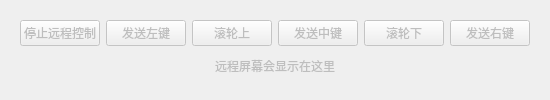
      <widget class="QWidget" name="tab_remoteControl">
       <attribute name="title">
        <string>远程控制</string>
       </attribute>
       <layout class="QGridLayout" name="gridLayout_9">
        <item row="0" column="0" colspan="5">
         <widget class="QWidget" name="widget_remote" native="true">
          <property name="enabled">
           <bool>false</bool>
          </property>
          <layout class="QGridLayout" name="gridLayout_11">
           <item row="0" column="5">
            <widget class="QPushButton" name="pushButton_remote_right">
             <property name="text">
              <string>发送右键</string>
             </property>
            </widget>
           </item>
           <item row="0" column="3">
            <widget class="QPushButton" name="pushButton_remote_mid">
             <property name="text">
              <string>发送中键</string>
             </property>
            </widget>
           </item>
           <item row="0" column="2">
            <widget class="QPushButton" name="pushButton_remote_up">
             <property name="text">
              <string>滚轮上</string>
             </property>
            </widget>
           </item>
           <item row="0" column="4">
            <widget class="QPushButton" name="pushButton_remote_down">
             <property name="text">
              <string>滚轮下</string>
             </property>
            </widget>
           </item>
           <item row="0" column="0">
            <widget class="QPushButton" name="pushButton_remote_stop">
             <property name="text">
              <string>停止远程控制</string>
             </property>
            </widget>
           </item>
           <item row="0" column="1">
            <widget class="QPushButton" name="pushButton_remote_left">
             <property name="text">
              <string>发送左键</string>
             </property>
             <property name="shortcut">
              <string>Ctrl+Alt+Shift+L</string>
             </property>
            </widget>
           </item>
           <item row="1" column="0" colspan="6">
            <widget class="QLabel" name="label_remote_screen">
             <property name="text">
              <string>&lt;html&gt;&lt;head/&gt;&lt;body&gt;&lt;p align=&quot;center&quot;&gt;远程屏幕会显示在这里&lt;/p&gt;&lt;/body&gt;&lt;/html&gt;</string>
             </property>
            </widget>
           </item>
          </layout>
         </widget>
        </item>
       </layout>
      </widget>
